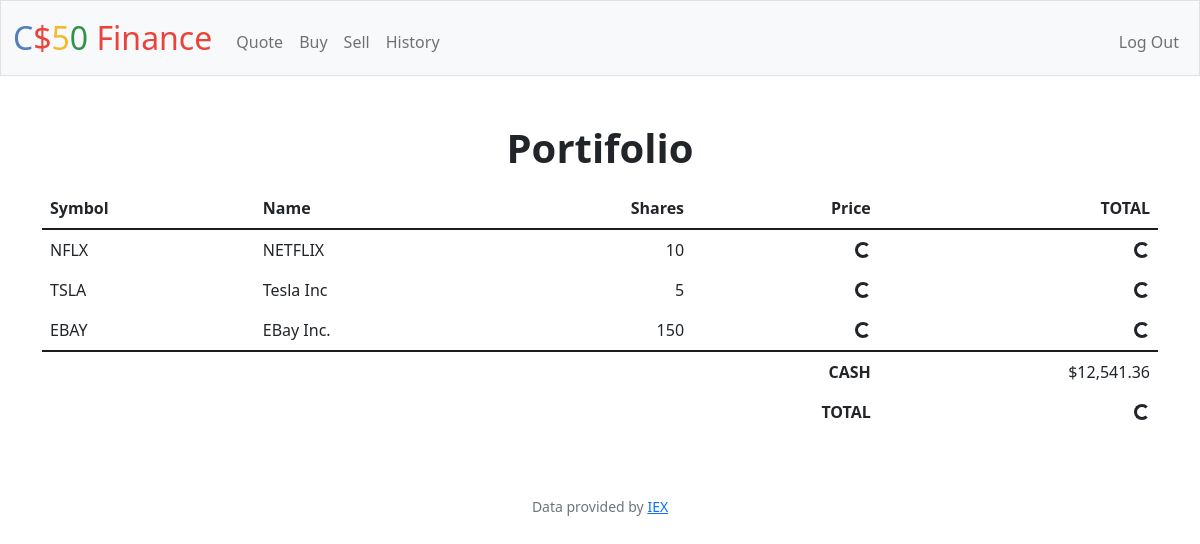
The app's page / (signed in), older data.
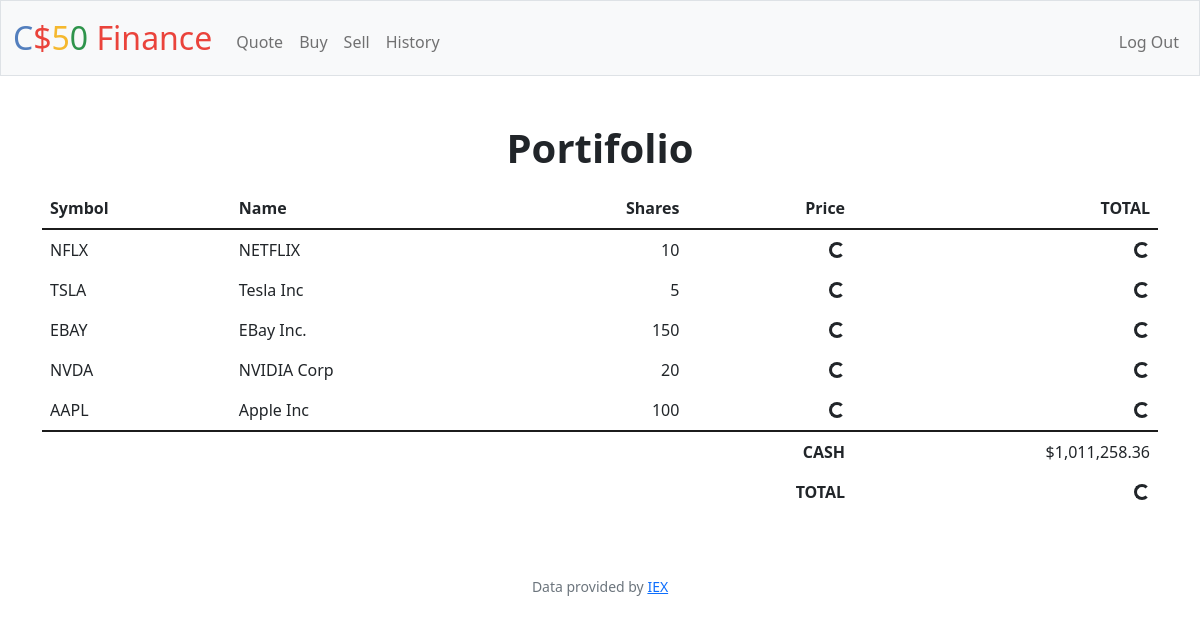
The same page, newer data.
### tables this page shows
CREATE TABLE users_stocks (user_id INTEGER, stock_symbol TEXT NOT NULL, stock_name TEXT NOT NULL, quantity INTEGER NOT NULL, FOREIGN KEY(user_id) REFERENCES users(id));

### app.py (the view)
@app.route("/")
@login_required
def index():
    user_id = session["user_id"]
    portifolio_data = db.execute("SELECT * FROM users_stocks "
                                 " WHERE user_id = ?", user_id)
    cash = db.execute("SELECT cash FROM users WHERE id = ?", user_id)
    cash = usd(cash[0]["cash"])
    return render_template("index.html",
                           portifolio_data=portifolio_data, cash=cash)

### app.py (called while the page is built)
@app.after_request
def after_request(response):
    response.headers["Cache-Control"] = "no-cache, no-store, must-revalidate"
    response.headers["Expires"] = 0
    response.headers["Pragma"] = "no-cache"
    return response

### helpers.py (called while the page is built)
def login_required(f):
    @wraps(f)
    def decorated_function(*args, **kwargs):
        if session.get("user_id") is None:
            return redirect("/login")
        return f(*args, **kwargs)
    return decorated_function

def usd(value):
    return f"${value:,.2f}"

### templates/index.html (shortened to what this page needs)
{% extends "layout.html" %}
{% block main %}
    <h1 class="h1 fw-bold mb-3">Portifolio</h1>
    <div class="container mw-80">
        <table class="table table-borderless">
            <thead>
                <tr>
                    <th scope="col" class="text-start">Symbol</th>
                    <th scope="col" class="text-start">Name</th>
                    <th scope="col" class="text-end">Shares</th>
                    <th scope="col" class="text-end">Price</th>
                    <th scope="col" class="text-end">TOTAL</th>
                </tr>
            </thead>
            <tbody class="border-top">
                {% for data in portifolio_data  %}
                <tr>
                    <td class="text-start">
                        {{ data["stock_symbol"] }}
                    </td>
                    <td class="text-start">
                        {{ data["stock_name"] }}
                    </td>
                    <td class="text-end" id="qty-{{ data["stock_symbol"] }}">
                        {{ data["quantity"] }}
                    </td>
                    <td class="text-end" id="price-{{ data["stock_symbol"] }}">
                        <div class="spinner-border spinner-border-sm" role="status">
                        </div>
                    </td>
                    <td class="text-end" id="sum-{{ data["stock_symbol"] }}">
                        <div class="spinner-border spinner-border-sm" role="status">
                        </div>
                    </td>
                </tr>
                {% endfor %}
            </tbody>
            <tfoot class="border-top">
                <tr>
                    <td></td>
                    <td></td>
                    <td></td>
                    <th class="text-end">CASH</th>
                    <td class="text-end" id="cash">{{ cash }}</td>
                </tr>
                <tr>
                    <td></td>
                    <td></td>
                    <td></td>
                    <th class="text-end">TOTAL</th>
                    <td class="text-end" id="total">
                        <div class="spinner-border spinner-border-sm" role="status">
                        </div>
                    </td>
                </tr>
            </tfoot>
        </table>
    </div>
{% endblock %}

Row changes from the older to the newer data that the page shows:
added users_stocks: stock_symbol "NVDA", stock_name "NVIDIA Corp", quantity "20"
added users_stocks: stock_symbol "AAPL", stock_name "Apple Inc", quantity "100"
Text that changed along with them:
{{ cash }}: "$12,541.36" → "$1,011,258.36"
